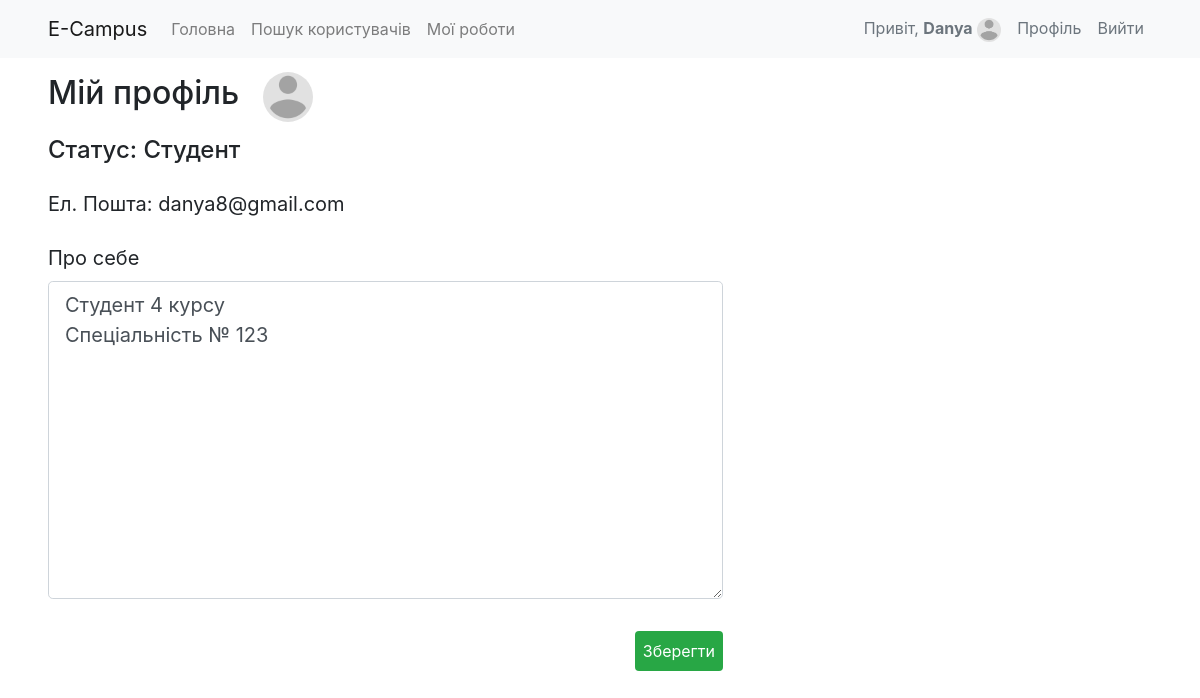
Page /sign/profile/ (signed in) on the committed database.
### authentication/models.py (models this page shows, shortened)
class User(AbstractUser):
    username = models.CharField(
        max_length=40,
        help_text="Required. 40 characters or fewer. Letters, digits and @/./+/-/_ only.",
        error_messages={
            "unique": "A user with that username already exists.",
        },
    )
    email = models.EmailField(unique=True)
    CAMPUS_TYPE_CHOICES = (
        ('teacher', 'Викладач'),
        ('student', 'Студент'),
    )
    def file_size_validator(image: models.ImageField):
        """
        Function that checks whether file size not exceed the limit
        :param image: django.db.models.ImageField, user's image
        :return: None, ValidationError if image size exceeds the limit
        """
        file_size = image.file.size
        megabyte_limit = 2.5
        if file_size > megabyte_limit * 1024 * 1024:
            raise ValidationError(f"File size should be {megabyte_limit} Mb")
    photo = models.ImageField(upload_to='avatars', validators=[
        FileExtensionValidator(allowed_extensions=['jpg', 'jpeg', 'png']),
        file_size_validator])
    campus_type = models.CharField(max_length=8, choices=CAMPUS_TYPE_CHOICES, default='student')
    bio = models.TextField(blank=True, null=True)
    USERNAME_FIELD = 'email'
    objects = CustomUserManager()
    REQUIRED_FIELDS = []

### authentication/views.py (the view, shortened to what this page needs)
# urls.py: path('profile/', views.my_profile_page, name="my_profile"),
@login_required
def my_profile_page(request):
    user = request.user
    form = UserProfileForm(instance=user)
    return render(request, 'authentication/my_profile.html', {'form': form})

### authentication/forms.py
class UserProfileForm(forms.ModelForm):
    password = forms.CharField(required=False, widget=forms.PasswordInput)
    class Meta:
        model = User
        fields = ['photo', 'bio', 'password']
    def __init__(self, *args, **kwargs):
        super(UserProfileForm, self).__init__(*args, **kwargs)
        for visible in self.visible_fields():
            visible.field.widget.attrs['class'] = 'form-control form-control-lg'

### templates/authentication/my_profile.html (shortened to what this page needs)
{% extends 'base.html' %}
{% load static %}
{% block content %}
    {% include 'navbar.html' %}
    <div class="mx-5 w-75">
        <div class="d-flex align-items-center">
            <h2 class="py-3 mr-4">Мій профіль</h2>
            <img src="{{ request.user.photo.url }}" alt="Аватар" style="height: 50px; border-radius: 50%">
        </div>
        <h4 class="">Статус: {{ request.user.get_campus_type_display }}</h4>
        <form class="mt-4 w-75" action="" method="post" enctype="multipart/form-data" style="font-size: 20px">
            <div class="form-group">
                <label for="score">Ел. Пошта: </label>
                {{ request.user.email }}
            </div>
            <div class="form-group">
                <label for="deadline">Про себе</label>
                {{ form.bio }}
            </div>
            <div class="form-group d-flex flex-row-reverse">
                <button type="submit" class="btn btn-success rounded py-2 px-2 h-25 my-3 border-0">Зберегти</button>
            </div>
        </form>
    </div>
{% endblock %}

### templates/base.html (shortened to what this page needs)
{% load static %}
<!DOCTYPE html>
<html lang="en">
<head>
    <link rel="stylesheet" type="text/css" href="{% static 'bootstrap/css/bootstrap.min.css' %}">
    <link rel="stylesheet" type="text/css" href="{% static 'fonts/style.css' %}">
</head>
<body>
    {% block content %}{% endblock content %}
</body>
</html>

### templates/navbar.html (shortened to what this page needs)
<nav class="navbar navbar-expand-lg navbar-light bg-light px-5">
    <a class="navbar-brand" href="{% url 'main' %}">E-Campus</a>
    <div class="collapse navbar-collapse" id="navbarSupportedContent">
        <ul class="navbar-nav mr-auto">
            <li class="nav-item">
                <a class="nav-link" href="{% url 'main' %}">Головна</a>
            </li>
            <li class="nav-item">
                <a class="nav-link" href="{% url 'search_users' %}">Пошук користувачів</a>
            </li>
            {% if request.user.is_authenticated %}
            <li class="nav-item">
                <a class="nav-link" href="{% url 'articles_by_user' %}">Мої роботи</a>
            </li>
            {% endif %}
        </ul>
        {% if request.user.is_authenticated %}
            <ul class="navbar-nav my-2 my-lg-0">
                <li class="nav-item">
                <span class="nav-link text-muted" href="#">Привіт, <span
                        class="font-weight-bold">{{ request.user.username }}</span>
                <img  src="{{ request.user.photo.url }}" alt="Аватар" style="height: 24px; border-radius: 50%"></span>
                </li>
                  <li class="nav-item">
                    <a class="nav-link text-muted" href="{% url 'my_profile' %}">Профіль</a>
                </li>
                <li class="nav-item">
                    <a class="nav-link text-muted" href="{% url 'logout' %}">Вийти</a>
                </li>
            </ul>
        {% else %}
            <ul class="navbar-nav my-2 my-lg-0">
                <li class="nav-item">
                    <a class="nav-link text-muted" href="{% url 'login' %}">Авторизуватись</a>
                </li>
            </ul>
        {% endif %}
    </div>
</nav>

### rows in the picture
User: user.username "Danya", user.photo (placeholder picture), user.campus_type "Студент", user.email "danya8@gmail.com", bio "Студент 4 курсу Спеціальність № 123"
